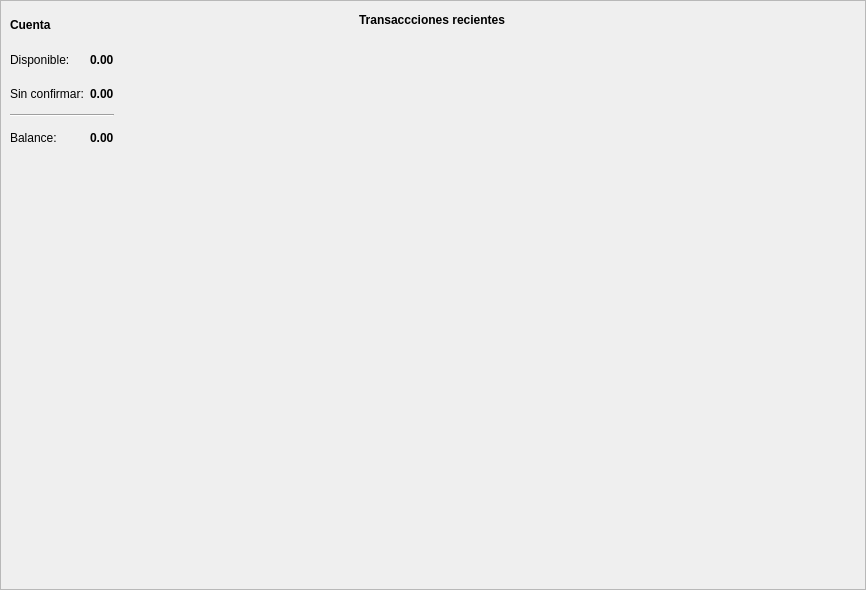
<?xml version="1.0" encoding="UTF-8"?>
<ui version="4.0">
 <class>OverviewFrame</class>
 <widget class="QFrame" name="OverviewFrame">
  <property name="geometry">
   <rect>
    <x>0</x>
    <y>0</y>
    <width>866</width>
    <height>590</height>
   </rect>
  </property>
  <property name="windowTitle">
   <string>Frame</string>
  </property>
  <property name="frameShape">
   <enum>QFrame::StyledPanel</enum>
  </property>
  <property name="frameShadow">
   <enum>QFrame::Raised</enum>
  </property>
  <layout class="QGridLayout" name="gridLayout" columnstretch="40,60">
   <property name="sizeConstraint">
    <enum>QLayout::SetDefaultConstraint</enum>
   </property>
   <property name="leftMargin">
    <number>0</number>
   </property>
   <property name="topMargin">
    <number>0</number>
   </property>
   <property name="rightMargin">
    <number>0</number>
   </property>
   <property name="bottomMargin">
    <number>0</number>
   </property>
   <property name="horizontalSpacing">
    <number>5</number>
   </property>
   <property name="verticalSpacing">
    <number>0</number>
   </property>
   <item row="0" column="0">
    <widget class="QFrame" name="m_overviewWalletFrame">
     <property name="minimumSize">
      <size>
       <width>0</width>
       <height>160</height>
      </size>
     </property>
     <property name="maximumSize">
      <size>
       <width>16777215</width>
       <height>160</height>
      </size>
     </property>
     <property name="frameShape">
      <enum>QFrame::NoFrame</enum>
     </property>
     <property name="frameShadow">
      <enum>QFrame::Raised</enum>
     </property>
     <layout class="QGridLayout" name="gridLayout_2">
      <item row="4" column="1">
       <widget class="QLabel" name="m_totalBalanceLabel">
        <property name="font">
         <font>
          <weight>75</weight>
          <bold>true</bold>
         </font>
        </property>
        <property name="text">
         <string notr="true">0.00</string>
        </property>
       </widget>
      </item>
      <item row="1" column="1">
       <widget class="QLabel" name="m_actualBalanceLabel">
        <property name="font">
         <font>
          <weight>75</weight>
          <bold>true</bold>
         </font>
        </property>
        <property name="text">
         <string notr="true">0.00</string>
        </property>
       </widget>
      </item>
      <item row="4" column="0">
       <widget class="QLabel" name="label_6">
        <property name="text">
         <string>Balance:</string>
        </property>
       </widget>
      </item>
      <item row="1" column="2">
       <widget class="QLabel" name="m_tickerLabel1">
        <property name="text">
         <string notr="true"/>
        </property>
       </widget>
      </item>
      <item row="0" column="0">
       <widget class="QLabel" name="label">
        <property name="font">
         <font>
          <weight>75</weight>
          <bold>true</bold>
         </font>
        </property>
        <property name="text">
         <string>Cuenta</string>
        </property>
       </widget>
      </item>
      <item row="2" column="0">
       <widget class="QLabel" name="label_4">
        <property name="text">
         <string>Sin confirmar:</string>
        </property>
       </widget>
      </item>
      <item row="1" column="0">
       <widget class="QLabel" name="label_2">
        <property name="text">
         <string>Disponible:</string>
        </property>
       </widget>
      </item>
      <item row="3" column="0" colspan="2">
       <widget class="Line" name="line">
        <property name="orientation">
         <enum>Qt::Horizontal</enum>
        </property>
       </widget>
      </item>
      <item row="2" column="1">
       <widget class="QLabel" name="m_pendingBalanceLabel">
        <property name="font">
         <font>
          <weight>75</weight>
          <bold>true</bold>
         </font>
        </property>
        <property name="text">
         <string notr="true">0.00</string>
        </property>
       </widget>
      </item>
      <item row="4" column="2">
       <widget class="QLabel" name="m_tickerLabel3">
        <property name="text">
         <string notr="true"/>
        </property>
       </widget>
      </item>
      <item row="2" column="2">
       <widget class="QLabel" name="m_tickerLabel2">
        <property name="text">
         <string notr="true"/>
        </property>
       </widget>
      </item>
      <item row="2" column="3">
       <spacer name="horizontalSpacer_2">
        <property name="orientation">
         <enum>Qt::Horizontal</enum>
        </property>
        <property name="sizeHint" stdset="0">
         <size>
          <width>40</width>
          <height>20</height>
         </size>
        </property>
       </spacer>
      </item>
     </layout>
    </widget>
   </item>
   <item row="1" column="0" rowspan="2">
    <spacer name="verticalSpacer">
     <property name="orientation">
      <enum>Qt::Vertical</enum>
     </property>
     <property name="sizeType">
      <enum>QSizePolicy::Expanding</enum>
     </property>
     <property name="sizeHint" stdset="0">
      <size>
       <width>20</width>
       <height>425</height>
      </size>
     </property>
    </spacer>
   </item>
   <item row="0" column="1" rowspan="3">
    <widget class="QFrame" name="frame_2">
     <property name="minimumSize">
      <size>
       <width>0</width>
       <height>0</height>
      </size>
     </property>
     <property name="maximumSize">
      <size>
       <width>16777215</width>
       <height>16777215</height>
      </size>
     </property>
     <property name="frameShape">
      <enum>QFrame::NoFrame</enum>
     </property>
     <property name="frameShadow">
      <enum>QFrame::Raised</enum>
     </property>
     <layout class="QVBoxLayout" name="verticalLayout">
      <item>
       <layout class="QHBoxLayout" name="horizontalLayout">
        <item>
         <widget class="QLabel" name="label_8">
          <property name="font">
           <font>
            <weight>75</weight>
            <bold>true</bold>
           </font>
          </property>
          <property name="text">
           <string>Transaccciones recientes</string>
          </property>
         </widget>
        </item>
        <item>
         <spacer name="horizontalSpacer">
          <property name="orientation">
           <enum>Qt::Horizontal</enum>
          </property>
          <property name="sizeHint" stdset="0">
           <size>
            <width>40</width>
            <height>20</height>
           </size>
          </property>
         </spacer>
        </item>
       </layout>
      </item>
      <item>
       <widget class="QTreeView" name="m_recentTransactionsView">
        <property name="focusPolicy">
         <enum>Qt::NoFocus</enum>
        </property>
        <property name="styleSheet">
         <string notr="true">background-color: transparent;
</string>
        </property>
        <property name="frameShape">
         <enum>QFrame::NoFrame</enum>
        </property>
        <property name="editTriggers">
         <set>QAbstractItemView::NoEditTriggers</set>
        </property>
        <property name="selectionMode">
         <enum>QAbstractItemView::NoSelection</enum>
        </property>
        <property name="rootIsDecorated">
         <bool>false</bool>
        </property>
        <property name="uniformRowHeights">
         <bool>true</bool>
        </property>
        <property name="itemsExpandable">
         <bool>false</bool>
        </property>
        <property name="headerHidden">
         <bool>true</bool>
        </property>
        <property name="expandsOnDoubleClick">
         <bool>false</bool>
        </property>
       </widget>
      </item>
     </layout>
    </widget>
   </item>
  </layout>
 </widget>
 <resources/>
 <connections/>
</ui>
